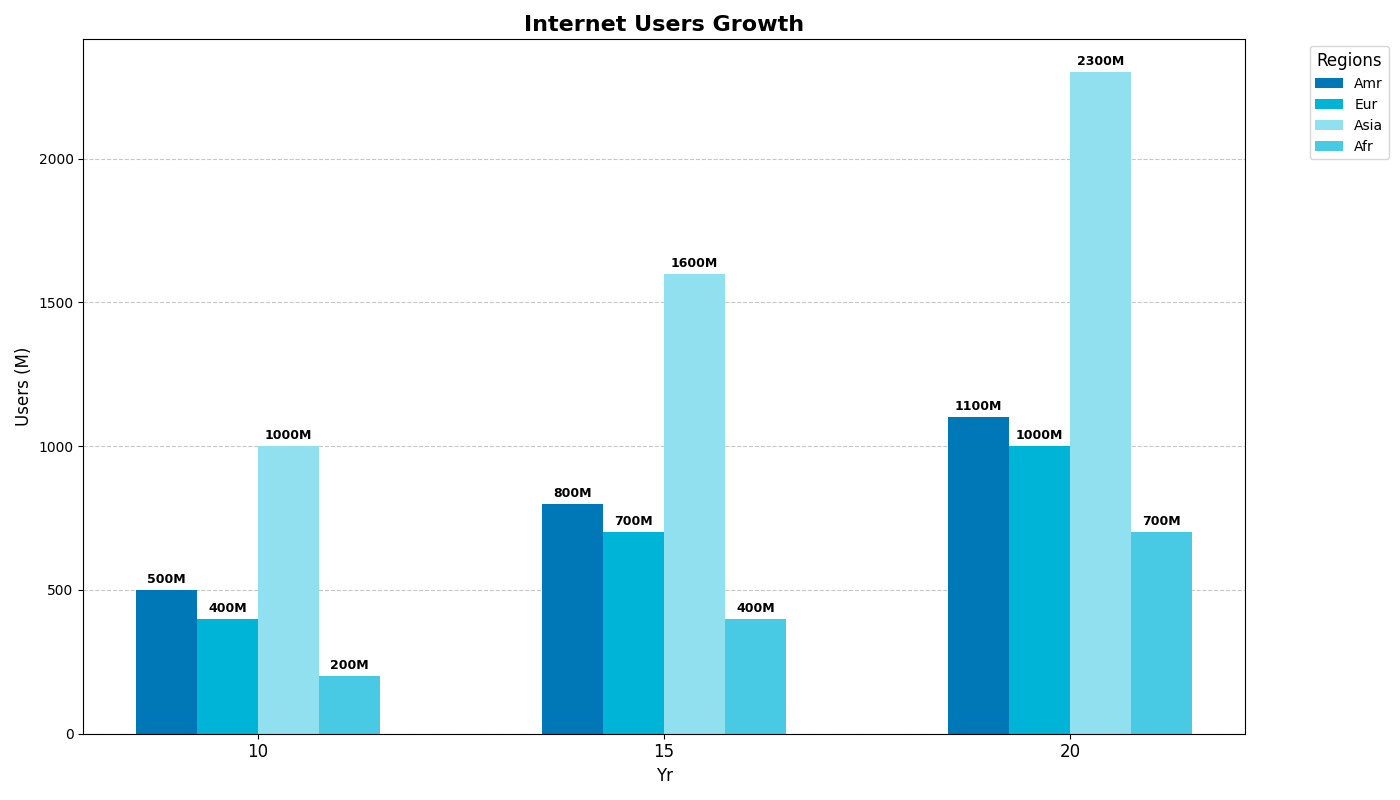

Write the Python code that produced this figure.
import matplotlib.pyplot as plt
import numpy as np

regions = ['Amr', 'Eur', 'Asia', 'Afr']
years = ['10', '15', '20']

internet_users = [
    [500, 800, 1100],  
    [400, 700, 1000],  
    [1000, 1600, 2300],
    [200, 400, 700] 
]

colors = ['#0077b6', '#00b4d8', '#90e0ef', '#48cae4']

fig, ax = plt.subplots(figsize=(14, 8))

bar_width = 0.15
ind = np.arange(len(years))

for i, (region, color) in enumerate(zip(regions, colors)):
    bar_positions = ind + i * bar_width
    bars = ax.bar(bar_positions, internet_users[i], bar_width, color=color, label=region)
    
    for bar in bars:
        height = bar.get_height()
        ax.annotate(f'{height}M',
                    xy=(bar.get_x() + bar.get_width() / 2, height),
                    xytext=(0, 3),
                    textcoords="offset points",
                    ha='center', va='bottom', fontsize=9, fontweight='bold')

ax.set_xlabel('Yr', fontsize=12)
ax.set_xticks(ind + bar_width * (len(regions) - 1) / 2)
ax.set_xticklabels(years, fontsize=12)
ax.set_ylabel('Users (M)', fontsize=12)
ax.set_title('Internet Users Growth', fontsize=16, fontweight='bold')

ax.legend(title='Regions', fontsize=10, title_fontsize='12', bbox_to_anchor=(1.05, 1), loc='upper left')
ax.yaxis.grid(True, linestyle='--', alpha=0.7)
ax.set_axisbelow(True)

plt.tight_layout()
plt.show()
